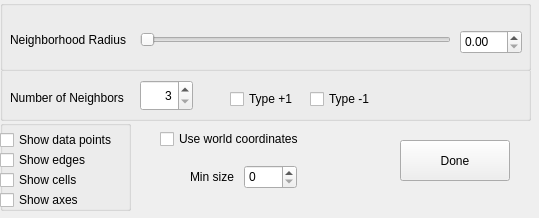
<?xml version="1.0" encoding="UTF-8"?>
<ui version="4.0">
 <class>ControlWidget</class>
 <widget class="QWidget" name="ControlWidget">
  <property name="geometry">
   <rect>
    <x>0</x>
    <y>0</y>
    <width>539</width>
    <height>218</height>
   </rect>
  </property>
  <property name="windowTitle">
   <string>Form</string>
  </property>
  <property name="autoFillBackground">
   <bool>true</bool>
  </property>
  <widget class="QPushButton" name="doneButton">
   <property name="geometry">
    <rect>
     <x>400</x>
     <y>140</y>
     <width>110</width>
     <height>41</height>
    </rect>
   </property>
   <property name="text">
    <string>Done</string>
   </property>
  </widget>
  <widget class="QCheckBox" name="worldCheck">
   <property name="geometry">
    <rect>
     <x>160</x>
     <y>130</y>
     <width>161</width>
     <height>18</height>
    </rect>
   </property>
   <property name="text">
    <string>Use world coordinates</string>
   </property>
  </widget>
  <widget class="QGroupBox" name="showGroup">
   <property name="geometry">
    <rect>
     <x>0</x>
     <y>120</y>
     <width>131</width>
     <height>91</height>
    </rect>
   </property>
   <property name="autoFillBackground">
    <bool>true</bool>
   </property>
   <property name="title">
    <string/>
   </property>
   <widget class="QCheckBox" name="pointsCheck">
    <property name="geometry">
     <rect>
      <x>0</x>
      <y>10</y>
      <width>131</width>
      <height>20</height>
     </rect>
    </property>
    <property name="text">
     <string>Show data points</string>
    </property>
   </widget>
   <widget class="QCheckBox" name="edgesCheck">
    <property name="geometry">
     <rect>
      <x>0</x>
      <y>30</y>
      <width>131</width>
      <height>20</height>
     </rect>
    </property>
    <property name="text">
     <string>Show edges</string>
    </property>
   </widget>
   <widget class="QCheckBox" name="cellsCheck">
    <property name="geometry">
     <rect>
      <x>0</x>
      <y>50</y>
      <width>131</width>
      <height>20</height>
     </rect>
    </property>
    <property name="text">
     <string>Show cells</string>
    </property>
   </widget>
   <widget class="QCheckBox" name="axesCheck">
    <property name="geometry">
     <rect>
      <x>0</x>
      <y>70</y>
      <width>131</width>
      <height>20</height>
     </rect>
    </property>
    <property name="text">
     <string>Show axes</string>
    </property>
   </widget>
  </widget>
  <widget class="QGroupBox" name="neighborhoodGroup">
   <property name="geometry">
    <rect>
     <x>0</x>
     <y>0</y>
     <width>531</width>
     <height>121</height>
    </rect>
   </property>
   <property name="autoFillBackground">
    <bool>true</bool>
   </property>
   <property name="title">
    <string/>
   </property>
   <widget class="QLabel" name="label_2">
    <property name="geometry">
     <rect>
      <x>10</x>
      <y>90</y>
      <width>141</width>
      <height>16</height>
     </rect>
    </property>
    <property name="text">
     <string>Number of Neighbors</string>
    </property>
   </widget>
   <widget class="QSpinBox" name="sizeSpin">
    <property name="geometry">
     <rect>
      <x>140</x>
      <y>80</y>
      <width>53</width>
      <height>31</height>
     </rect>
    </property>
    <property name="alignment">
     <set>Qt::AlignRight|Qt::AlignTrailing|Qt::AlignVCenter</set>
    </property>
    <property name="minimum">
     <number>3</number>
    </property>
   </widget>
   <widget class="QGroupBox" name="radiusGroup">
    <property name="geometry">
     <rect>
      <x>0</x>
      <y>0</y>
      <width>531</width>
      <height>71</height>
     </rect>
    </property>
    <property name="autoFillBackground">
     <bool>true</bool>
    </property>
    <property name="title">
     <string/>
    </property>
    <property name="flat">
     <bool>false</bool>
    </property>
    <widget class="QLabel" name="label">
     <property name="geometry">
      <rect>
       <x>10</x>
       <y>30</y>
       <width>131</width>
       <height>20</height>
      </rect>
     </property>
     <property name="text">
      <string>Neighborhood Radius</string>
     </property>
    </widget>
    <widget class="QDoubleSpinBox" name="radiusSpin">
     <property name="geometry">
      <rect>
       <x>460</x>
       <y>30</y>
       <width>62</width>
       <height>24</height>
      </rect>
     </property>
    </widget>
    <widget class="QSlider" name="radiusSlider">
     <property name="geometry">
      <rect>
       <x>140</x>
       <y>30</y>
       <width>311</width>
       <height>20</height>
      </rect>
     </property>
     <property name="orientation">
      <enum>Qt::Horizontal</enum>
     </property>
     <property name="tickPosition">
      <enum>QSlider::NoTicks</enum>
     </property>
     <property name="tickInterval">
      <number>0</number>
     </property>
    </widget>
   </widget>
   <widget class="QCheckBox" name="plusCheck">
    <property name="geometry">
     <rect>
      <x>230</x>
      <y>90</y>
      <width>85</width>
      <height>18</height>
     </rect>
    </property>
    <property name="text">
     <string>Type +1</string>
    </property>
   </widget>
   <widget class="QCheckBox" name="minusCheck">
    <property name="geometry">
     <rect>
      <x>310</x>
      <y>90</y>
      <width>85</width>
      <height>18</height>
     </rect>
    </property>
    <property name="text">
     <string>Type -1</string>
    </property>
   </widget>
   <zorder>radiusGroup</zorder>
   <zorder>label_2</zorder>
   <zorder>sizeSpin</zorder>
   <zorder>plusCheck</zorder>
   <zorder>minusCheck</zorder>
  </widget>
  <widget class="QSpinBox" name="minSpin">
   <property name="geometry">
    <rect>
     <x>244</x>
     <y>165</y>
     <width>53</width>
     <height>24</height>
    </rect>
   </property>
  </widget>
  <widget class="QLabel" name="label_3">
   <property name="geometry">
    <rect>
     <x>190</x>
     <y>170</y>
     <width>56</width>
     <height>13</height>
    </rect>
   </property>
   <property name="text">
    <string>Min size</string>
   </property>
  </widget>
 </widget>
 <resources/>
 <connections/>
</ui>
